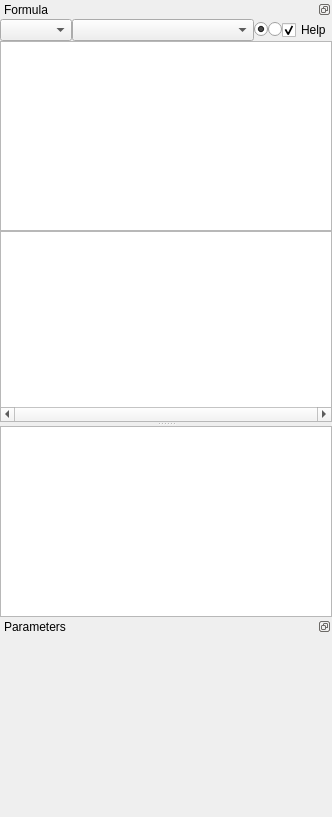
<?xml version="1.0" encoding="UTF-8"?>
<ui version="4.0">
 <class>Form</class>
 <widget class="QWidget" name="Form">
  <property name="geometry">
   <rect>
    <x>0</x>
    <y>0</y>
    <width>332</width>
    <height>817</height>
   </rect>
  </property>
  <property name="windowTitle">
   <string>Form</string>
  </property>
  <layout class="QVBoxLayout" name="verticalLayout_2">
   <property name="spacing">
    <number>0</number>
   </property>
   <property name="margin">
    <number>0</number>
   </property>
   <item>
    <widget class="QDockWidget" name="dockWidget">
     <property name="floating">
      <bool>false</bool>
     </property>
     <property name="features">
      <set>QDockWidget::DockWidgetFloatable|QDockWidget::DockWidgetMovable</set>
     </property>
     <property name="windowTitle">
      <string>Formula</string>
     </property>
     <widget class="QWidget" name="dockWidgetContents">
      <layout class="QGridLayout" name="gridLayout">
       <property name="margin">
        <number>0</number>
       </property>
       <property name="spacing">
        <number>0</number>
       </property>
       <item row="4" column="1" colspan="4">
        <widget class="QSplitter" name="splitter">
         <property name="orientation">
          <enum>Qt::Vertical</enum>
         </property>
         <widget class="QWidget" name="widget" native="true">
          <layout class="QVBoxLayout" name="verticalLayout">
           <property name="spacing">
            <number>0</number>
           </property>
           <property name="margin">
            <number>0</number>
           </property>
           <item>
            <widget class="QTextEdit" name="textEdit">
             <property name="sizePolicy">
              <sizepolicy hsizetype="Expanding" vsizetype="Expanding">
               <horstretch>0</horstretch>
               <verstretch>0</verstretch>
              </sizepolicy>
             </property>
            </widget>
           </item>
           <item>
            <widget class="QTextEdit" name="textEdit_2">
             <property name="sizePolicy">
              <sizepolicy hsizetype="Expanding" vsizetype="Expanding">
               <horstretch>0</horstretch>
               <verstretch>0</verstretch>
              </sizepolicy>
             </property>
             <property name="minimumSize">
              <size>
               <width>0</width>
               <height>0</height>
              </size>
             </property>
             <property name="maximumSize">
              <size>
               <width>16777215</width>
               <height>16777215</height>
              </size>
             </property>
             <property name="font">
              <font>
               <family>Consolas</family>
               <pointsize>8</pointsize>
              </font>
             </property>
             <property name="verticalScrollBarPolicy">
              <enum>Qt::ScrollBarAsNeeded</enum>
             </property>
             <property name="horizontalScrollBarPolicy">
              <enum>Qt::ScrollBarAlwaysOn</enum>
             </property>
             <property name="lineWrapMode">
              <enum>QTextEdit::NoWrap</enum>
             </property>
             <property name="tabStopWidth">
              <number>800</number>
             </property>
             <property name="acceptRichText">
              <bool>false</bool>
             </property>
             <property name="textInteractionFlags">
              <set>Qt::TextSelectableByMouse</set>
             </property>
            </widget>
           </item>
          </layout>
         </widget>
         <widget class="QTextEdit" name="textEdit_3"/>
        </widget>
       </item>
       <item row="0" column="4">
        <layout class="QHBoxLayout" name="horizontalLayout">
         <property name="spacing">
          <number>0</number>
         </property>
         <item>
          <widget class="QRadioButton" name="radioButton_2">
           <property name="sizePolicy">
            <sizepolicy hsizetype="Fixed" vsizetype="Fixed">
             <horstretch>0</horstretch>
             <verstretch>0</verstretch>
            </sizepolicy>
           </property>
           <property name="text">
            <string/>
           </property>
           <property name="checked">
            <bool>true</bool>
           </property>
          </widget>
         </item>
         <item>
          <widget class="QRadioButton" name="radioButton">
           <property name="sizePolicy">
            <sizepolicy hsizetype="Fixed" vsizetype="Fixed">
             <horstretch>0</horstretch>
             <verstretch>0</verstretch>
            </sizepolicy>
           </property>
           <property name="text">
            <string/>
           </property>
          </widget>
         </item>
         <item>
          <widget class="QCheckBox" name="checkBox">
           <property name="sizePolicy">
            <sizepolicy hsizetype="Fixed" vsizetype="Fixed">
             <horstretch>0</horstretch>
             <verstretch>0</verstretch>
            </sizepolicy>
           </property>
           <property name="text">
            <string>Help</string>
           </property>
           <property name="checked">
            <bool>true</bool>
           </property>
          </widget>
         </item>
        </layout>
       </item>
       <item row="0" column="1">
        <widget class="QComboBox" name="comboBox_2">
         <property name="sizePolicy">
          <sizepolicy hsizetype="Fixed" vsizetype="Fixed">
           <horstretch>0</horstretch>
           <verstretch>0</verstretch>
          </sizepolicy>
         </property>
        </widget>
       </item>
       <item row="0" column="2" colspan="2">
        <widget class="QComboBox" name="comboBox">
         <property name="editable">
          <bool>false</bool>
         </property>
         <property name="sizeAdjustPolicy">
          <enum>QComboBox::AdjustToMinimumContentsLength</enum>
         </property>
        </widget>
       </item>
      </layout>
     </widget>
    </widget>
   </item>
   <item>
    <widget class="QDockWidget" name="dockWidget_2">
     <property name="features">
      <set>QDockWidget::DockWidgetFloatable|QDockWidget::DockWidgetMovable</set>
     </property>
     <property name="windowTitle">
      <string>Parameters</string>
     </property>
     <widget class="QWidget" name="dockWidgetContents_2">
      <layout class="QVBoxLayout" name="verticalLayout_3">
       <property name="spacing">
        <number>0</number>
       </property>
       <property name="margin">
        <number>0</number>
       </property>
       <item>
        <layout class="QVBoxLayout" name="layoutParameter">
         <property name="spacing">
          <number>0</number>
         </property>
        </layout>
       </item>
       <item>
        <spacer name="verticalSpacer">
         <property name="orientation">
          <enum>Qt::Vertical</enum>
         </property>
         <property name="sizeHint" stdset="0">
          <size>
           <width>20</width>
           <height>40</height>
          </size>
         </property>
        </spacer>
       </item>
      </layout>
     </widget>
    </widget>
   </item>
  </layout>
 </widget>
 <resources/>
 <connections>
  <connection>
   <sender>radioButton_2</sender>
   <signal>toggled(bool)</signal>
   <receiver>textEdit</receiver>
   <slot>setVisible(bool)</slot>
   <hints>
    <hint type="sourcelabel">
     <x>236</x>
     <y>25</y>
    </hint>
    <hint type="destinationlabel">
     <x>121</x>
     <y>133</y>
    </hint>
   </hints>
  </connection>
  <connection>
   <sender>radioButton_2</sender>
   <signal>toggled(bool)</signal>
   <receiver>textEdit_2</receiver>
   <slot>setHidden(bool)</slot>
   <hints>
    <hint type="sourcelabel">
     <x>236</x>
     <y>25</y>
    </hint>
    <hint type="destinationlabel">
     <x>121</x>
     <y>282</y>
    </hint>
   </hints>
  </connection>
  <connection>
   <sender>radioButton</sender>
   <signal>toggled(bool)</signal>
   <receiver>textEdit</receiver>
   <slot>setHidden(bool)</slot>
   <hints>
    <hint type="sourcelabel">
     <x>341</x>
     <y>46</y>
    </hint>
    <hint type="destinationlabel">
     <x>174</x>
     <y>131</y>
    </hint>
   </hints>
  </connection>
  <connection>
   <sender>radioButton</sender>
   <signal>toggled(bool)</signal>
   <receiver>textEdit_2</receiver>
   <slot>setVisible(bool)</slot>
   <hints>
    <hint type="sourcelabel">
     <x>341</x>
     <y>46</y>
    </hint>
    <hint type="destinationlabel">
     <x>174</x>
     <y>281</y>
    </hint>
   </hints>
  </connection>
  <connection>
   <sender>checkBox</sender>
   <signal>toggled(bool)</signal>
   <receiver>textEdit_3</receiver>
   <slot>setVisible(bool)</slot>
   <hints>
    <hint type="sourcelabel">
     <x>281</x>
     <y>33</y>
    </hint>
    <hint type="destinationlabel">
     <x>165</x>
     <y>572</y>
    </hint>
   </hints>
  </connection>
 </connections>
</ui>
